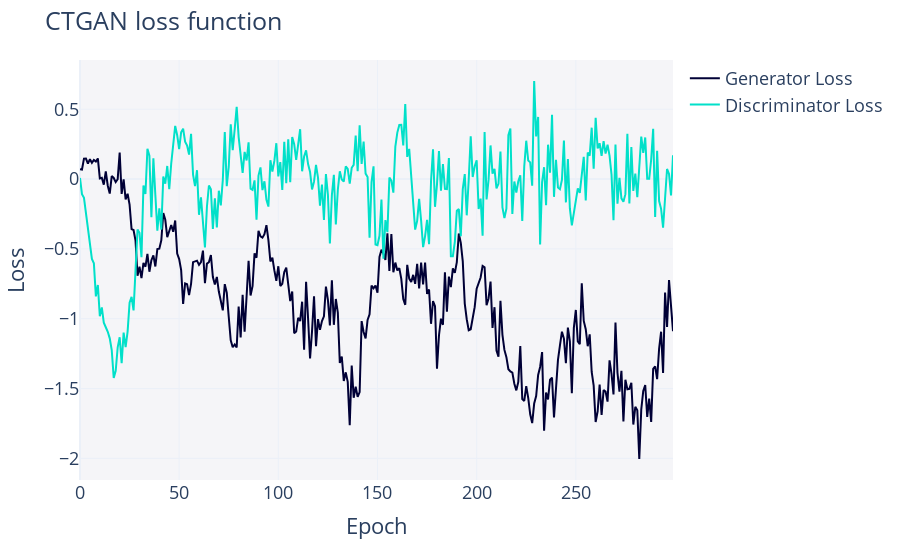

The cell this chart's notebook holds for it:
### Code cell
# Plot the trends of loss functions through epochs
fig_1 = synthesizer_1.get_loss_values_plot()
fig_1.show()

### Figure 1 — Plotly figure (JSON) as saved in the notebook; plotly's stock layout.template omitted (floating-point values rounded to 4 significant figures; data arrays with more than 128 entries replaced by an {"elided": "..."} marker saying what was removed)
{"data": [{"hovertemplate": "variable=Generator Loss<br>Epoch=%{x}<br>value=%{y}<extra></extra>", "legendgroup": "Generator Loss", "line": {"color": "#000036", "dash": "solid"}, "marker": {"symbol": "circle"}, "mode": "lines", "name": "Generator Loss", "orientation": "v", "showlegend": true, "type": "scatter", "x": {"elided": "300 int values"}, "xaxis": "x", "y": {"elided": "300 float values"}, "yaxis": "y"}, {"hovertemplate": "variable=Discriminator Loss<br>Epoch=%{x}<br>value=%{y}<extra></extra>", "legendgroup": "Discriminator Loss", "line": {"color": "#01E0C9", "dash": "solid"}, "marker": {"symbol": "circle"}, "mode": "lines", "name": "Discriminator Loss", "orientation": "v", "showlegend": true, "type": "scatter", "x": {"elided": "300 int values"}, "xaxis": "x", "y": {"elided": "300 float values"}, "yaxis": "y"}], "layout": {"autosize": true, "font": {"size": 18}, "legend": {"orientation": "v", "title": {"text": ""}, "tracegroupgap": 0}, "margin": {"t": 60}, "plot_bgcolor": "#F5F5F8", "title": {"text": "CTGAN loss function"}, "xaxis": {"anchor": "y", "autorange": true, "domain": [0, 1], "range": [0, 299], "title": {"text": "Epoch"}, "type": "linear"}, "yaxis": {"anchor": "x", "autorange": true, "domain": [0, 1], "range": [-2.155, 0.8521], "title": {"text": "Loss"}, "type": "linear"}}}
